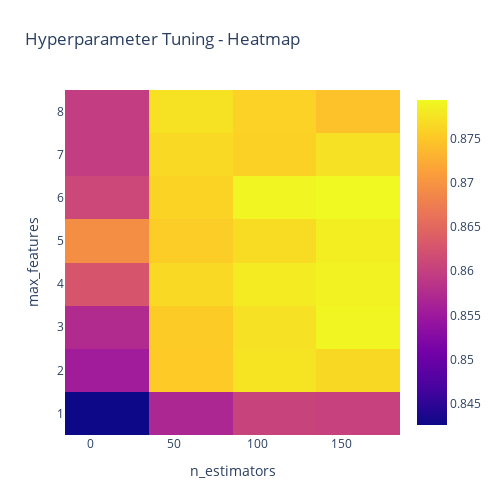

The cell this chart's notebook holds for it:
### Code cell
import plotly.graph_objects as go

# X and Y axes labels
layout = go.Layout(
    xaxis=go.layout.XAxis(
        title=go.layout.xaxis.Title(
            text='n_estimators'
        )
    ),
    yaxis=go.layout.YAxis(
        title=go.layout.yaxis.Title(
            text='max_features'
        )
    )
)

# Creating the heatmap
fig = go.Figure(data=[go.Heatmap(z=z, x=x, y=y)], layout=layout)

# Updating the layout
fig.update_layout(
    title='Hyperparameter Tuning - Heatmap',
    autosize=False,
    width=500,
    height=500,
    margin=dict(l=65, r=50, b=65, t=90)
)

# Displaying the heatmap
fig.show()

### Figure 1 — Plotly figure (JSON) as saved in the notebook; plotly's stock layout.template omitted (floating-point values rounded to 4 significant figures)
{"data": [{"type": "heatmap", "x": [10, 60, 110, 160], "y": [1, 2, 3, 4, 5, 6, 7, 8], "z": [[0.8426, 0.8569, 0.8605, 0.8603], [0.8555, 0.8752, 0.8775, 0.8765], [0.8575, 0.8754, 0.8772, 0.879], [0.8628, 0.8765, 0.8781, 0.8786], [0.8694, 0.8755, 0.8768, 0.8784], [0.8611, 0.8761, 0.879, 0.8793], [0.8597, 0.8766, 0.8758, 0.8772], [0.8596, 0.8773, 0.876, 0.8744]]}], "layout": {"autosize": false, "height": 500, "margin": {"b": 65, "l": 65, "r": 50, "t": 90}, "title": {"text": "Hyperparameter Tuning - Heatmap"}, "width": 500, "xaxis": {"title": {"text": "n_estimators"}}, "yaxis": {"title": {"text": "max_features"}}}}
